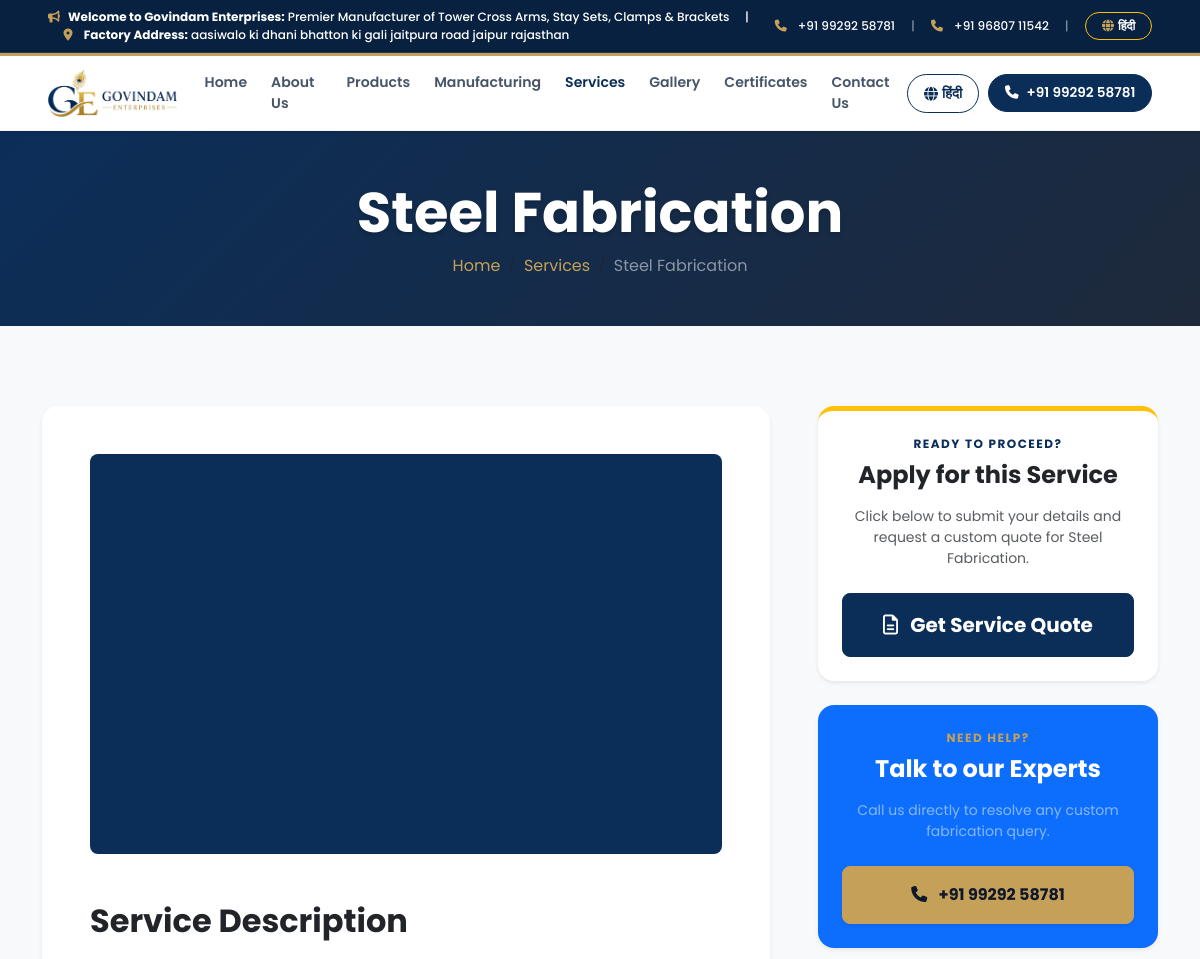
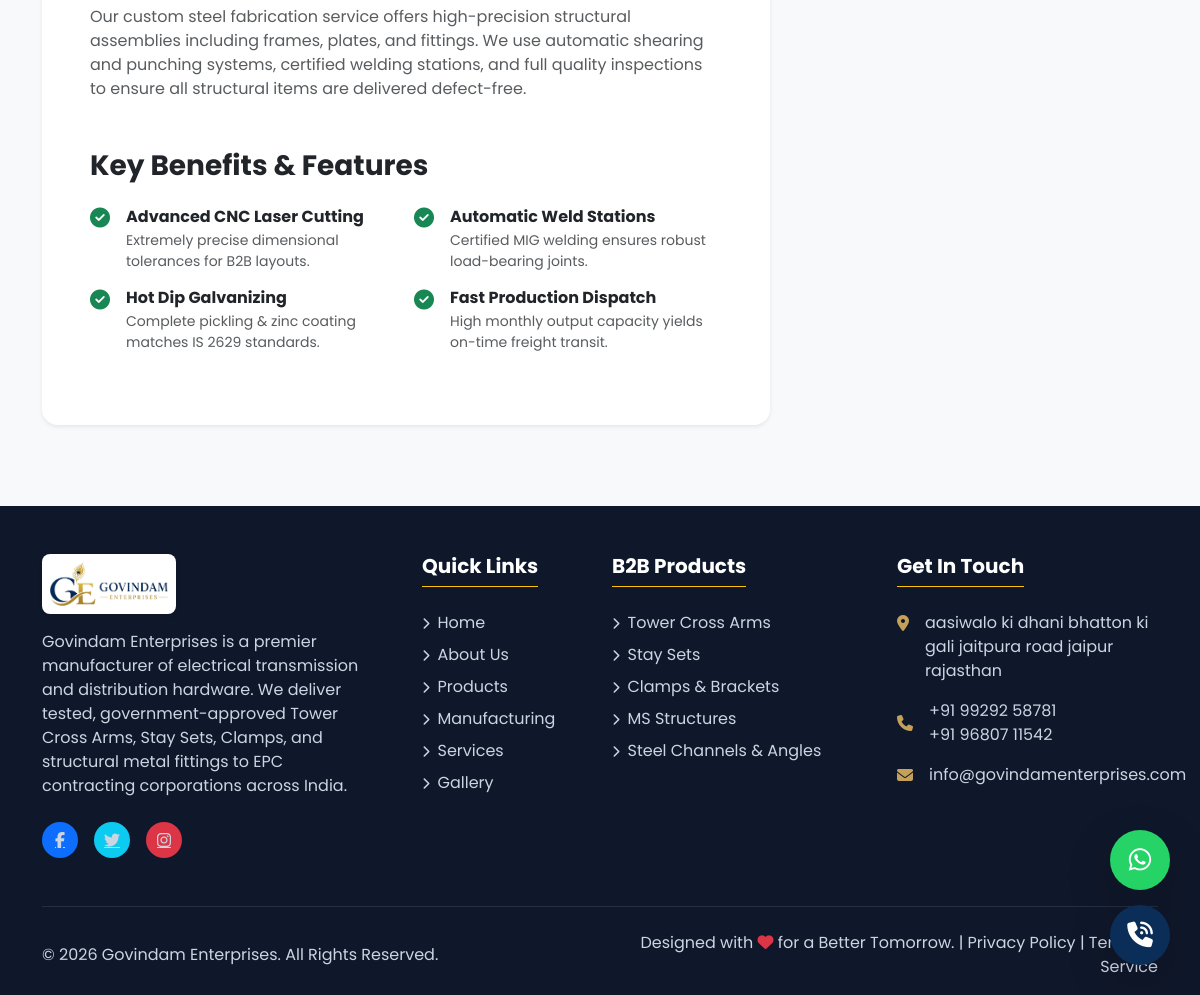
The app's page /services/steel-fabrication/ with its own data (2 pictures, top to bottom).
### website/models.py (models this page shows, shortened)
class Service(models.Model):
    STATUS_CHOICES = (
        ('draft', 'Draft'),
        ('published', 'Published'),
    )
    title = models.CharField(max_length=200, help_text="Title of the service (e.g. CNC Laser Cutting)")
    slug = models.SlugField(max_length=250, unique=True, blank=True, help_text="SEO friendly URL slug. Automatically generated if left blank.")
    icon = models.CharField(max_length=100, default='fa-bolt', help_text="FontAwesome icon class name (e.g. fa-scissors, fa-microchip)")
    short_description = models.TextField(help_text="Short description shown on card list.")
    detailed_description = models.TextField(help_text="Detailed description shown on individual service page.")
    image = models.ImageField(upload_to='services/', blank=True, null=True, help_text="Feature image of the service.")
    status = models.CharField(max_length=20, choices=STATUS_CHOICES, default='published')
    order = models.PositiveIntegerField(default=0, help_text="Display order sequence (lowest number shows first).")
    class Meta:
        ordering = ['order', 'title']
        verbose_name = "Service"
        verbose_name_plural = "Services"

### website/views.py (the view)
# urls.py: path('services/<slug:slug>/', views.service_detail, name='service_detail'),
def service_detail(request, slug):
    service_item = get_object_or_404(Service, slug=slug, status='published')
    context = {
        'service': service_item,
        'active_page': 'services'
    }
    return render(request, 'website/service_detail.html', context)

### website/templates/website/service_detail.html (shortened to what this page needs)
{% extends "website/base.html" %}
{% load static %}
{% block content %}
<section class="page-header py-5 text-white">
    <div class="container text-center">
        <h1 class="display-4 font-weight-bold" data-aos="fade-down" data-aos-duration="1000">{{ service.title }}</h1>
        <nav aria-label="breadcrumb">
            <ol class="breadcrumb justify-content-center m-0">
                <li class="breadcrumb-item"><a href="{% url 'home' %}" class="text-warning text-decoration-none">Home</a></li>
                <li class="breadcrumb-item"><a href="{% url 'services' %}" class="text-warning text-decoration-none">Services</a></li>
                <li class="breadcrumb-item active text-white-50" aria-current="page">{{ service.title }}</li>
            </ol>
        </nav>
    </div>
</section>
<section class="service-detail py-6 bg-light">
    <div class="container">
        <div class="row g-5">
            <div class="col-lg-8" data-aos="fade-right" data-aos-duration="1000">
                <div class="bg-white rounded-4 shadow-sm p-4 p-sm-5 overflow-hidden">
                    <div class="service-detail-img-wrap rounded-3 overflow-hidden mb-5">
                        {% if service.image %}
                            <img src="{{ service.image.url }}" class="img-fluid w-100 object-cover" alt="{{ service.title }}" style="max-height: 400px;">
                        {% else %}
                            <div class="bg-primary-light d-flex align-items-center justify-content-center text-primary" style="height: 350px;">
                                <i class="fa-solid {{ service.icon }} fa-6x"></i>
                            </div>
                        {% endif %}
                    </div>
                    <h2 class="font-weight-bold text-dark mb-4">Service Description</h2>
                    <div class="service-long-desc text-muted mb-5 leading-relaxed">
                        {{ service.detailed_description|linebreaks }}
                    </div>
                    <h3 class="font-weight-bold text-dark mb-4">Key Benefits & Features</h3>
                    <div class="row g-3 mb-4">
                        <div class="col-md-6">
                            <div class="d-flex align-items-start">
                                <span class="text-success me-3"><i class="fa-solid fa-circle-check fa-lg"></i></span>
                                <div>
                                    <h6 class="font-weight-bold text-dark mb-1">Advanced CNC Laser Cutting</h6>
                                    <p class="text-muted font-sm m-0">Extremely precise dimensional tolerances for B2B layouts.</p>
                                </div>
                            </div>
                        </div>
                        <div class="col-md-6">
                            <div class="d-flex align-items-start">
                                <span class="text-success me-3"><i class="fa-solid fa-circle-check fa-lg"></i></span>
                                <div>
                                    <h6 class="font-weight-bold text-dark mb-1">Automatic Weld Stations</h6>
                                    <p class="text-muted font-sm m-0">Certified MIG welding ensures robust load-bearing joints.</p>
                                </div>
                            </div>
                        </div>
                        <div class="col-md-6">
                            <div class="d-flex align-items-start">
                                <span class="text-success me-3"><i class="fa-solid fa-circle-check fa-lg"></i></span>
                                <div>
                                    <h6 class="font-weight-bold text-dark mb-1">Hot Dip Galvanizing</h6>
                                    <p class="text-muted font-sm m-0">Complete pickling & zinc coating matches IS 2629 standards.</p>
                                </div>
                            </div>
                        </div>
                        <div class="col-md-6">
                            <div class="d-flex align-items-start">
                                <span class="text-success me-3"><i class="fa-solid fa-circle-check fa-lg"></i></span>
                                <div>
                                    <h6 class="font-weight-bold text-dark mb-1">Fast Production Dispatch</h6>
                                    <p class="text-muted font-sm m-0">High monthly output capacity yields on-time freight transit.</p>
                                </div>
                            </div>
                        </div>
                    </div>
                </div>
            </div>
            <div class="col-lg-4" data-aos="fade-left" data-aos-duration="1000" data-aos-delay="200">
                <div class="bg-white p-4 rounded-4 shadow-sm border-top border-5 border-warning mb-4 text-center">
                    <span class="text-primary font-weight-bold text-uppercase font-xs tracking-wider d-block mb-2">Ready to Proceed?</span>
                    <h4 class="font-weight-bold text-dark mb-3">Apply for this Service</h4>
                    <p class="text-muted font-sm mb-4">Click below to submit your details and request a custom quote for {{ service.title }}.</p>
                    <a href="{% url 'contact' %}?service={{ service.title|urlencode }}" class="btn btn-primary btn-lg w-100 py-3 rounded-3 font-weight-bold shadow-md hover-scale">
                        <i class="fa-regular fa-file-lines me-2"></i> Get Service Quote
                    </a>
                </div>
                <div class="bg-primary text-white p-4 rounded-4 shadow-sm text-center">
                    <span class="text-warning font-weight-bold text-uppercase font-xs tracking-wider d-block mb-2">Need Help?</span>
                    <h4 class="font-weight-bold text-white mb-3">Talk to our Experts</h4>
                    <p class="text-white-50 font-sm mb-4">Call us directly to resolve any custom fabrication query.</p>
                    <a href="tel:+919929258781" class="btn btn-warning text-dark font-weight-bold w-100 py-3 rounded-3 shadow-sm hover-scale">
                        <i class="fa-solid fa-phone me-2"></i> +91 99292 58781
                    </a>
                </div>
            </div>
        </div>
    </div>
</section>
{% endblock %}

### static/css/style.css (style rules this page uses)
:root { --primary-color: #0b2e59; --secondary-color: #c5a059; --bg-color: #F8FAFC; --text-dark: #0f172a; --text-muted: #475569; --card-bg: #FFFFFF; --border-radius: 16px; --transition-speed: 0.3s; --primary-light: #f0f4f8; --success-light: #e6f7ec; --warning-light: #FAF5E6; --danger-light: #fcebeb; }
body { font-family: 'Poppins', sans-serif; background-color: var(--bg-color); color: var(--text-dark); overflow-x: hidden; }
h1, h2, h3, h4, h5, h6 { font-weight: 700; color: var(--text-dark); }
.font-weight-bold { font-weight: 700 !important; }
.font-sm { font-size: 0.875rem !important; }
.font-xs { font-size: 0.75rem !important; }
.tracking-wider { letter-spacing: 1.5px !important; }
.object-cover { object-fit: cover !important; }
.py-6 { padding-top: 5rem !important; padding-bottom: 5rem !important; }
.card, .hover-translate-y, .industry-card, .glass-card, .feature-card, .testimonial-card, .service-item-card, .stats-box, .timeline-card, .contact-card, .accordion-item, .shadow-sm, .shadow { transition: transform 0.4s cubic-bezier(0.16, 1, 0.3, 1), box-shadow 0.4s cubic-bezier(0.16, 1, 0.3, 1), border-color 0.4s ease, background-color 0.4s ease !important; will-change: transform, box-shadow; }
.btn { transition: transform 0.3s cubic-bezier(0.175, 0.885, 0.32, 1.275), box-shadow 0.3s ease, background-color 0.3s ease, border-color 0.3s ease !important; will-change: transform; }
.service-img-wrap, .gallery-img-container, .product-detail-img-wrap, .service-detail-img-wrap, .image-box-anim { position: relative; overflow: hidden; transition: box-shadow 0.4s ease, border-color 0.4s ease, transform 0.4s ease; }
.service-img-wrap img, .gallery-img-container img, .product-detail-img-wrap img, .service-detail-img-wrap img, .image-box-anim img, .service-card-img { transition: transform 0.6s cubic-bezier(0.16, 1, 0.3, 1), filter 0.6s ease; will-change: transform; }
.service-img-wrap::after, .gallery-img-container::after, .product-detail-img-wrap::after, .service-detail-img-wrap::after, .image-box-anim::after { content: ''; position: absolute; top: 0; left: -150%; width: 70%; height: 100%; background: linear-gradient( 90deg, rgba(255, 255, 255, 0) 0%, rgba(255, 255, 255, 0.45) 50%, rgba(255, 255, 255, 0) 100% ); transform: skewX(-25deg); pointer-events: none; z-index: 3; }
.btn-primary { background-color: var(--primary-color) !important; border-color: var(--primary-color) !important; }
.btn-warning { background-color: var(--secondary-color) !important; border-color: var(--secondary-color) !important; color: #0f172a !important; }
.text-primary, [style*="color: #0284C7"], [style*="color: #0284c7"] { color: var(--primary-color) !important; }
.text-warning, [style*="color: #FFC107"], [style*="color: #ffc107"] { color: var(--secondary-color) !important; }
.page-header { background: linear-gradient(135deg, var(--primary-color) 0%, #1e293b 100%) !important; }
.page-header h1 { color: #ffffff !important; text-shadow: 0 2px 4px rgba(0, 0, 0, 0.2); }
body { top: 0px !important; position: static !important; }

### records on screen
Service: title "Steel Fabrication", image (picture), detailed_description "Our custom steel fabrication service offers high-precision structural assemblies including frames, plates, and fittings. We use automatic shearing and punching systems, certified welding stations, and full quality inspections to ensure all structural items are delivered defect-free."
